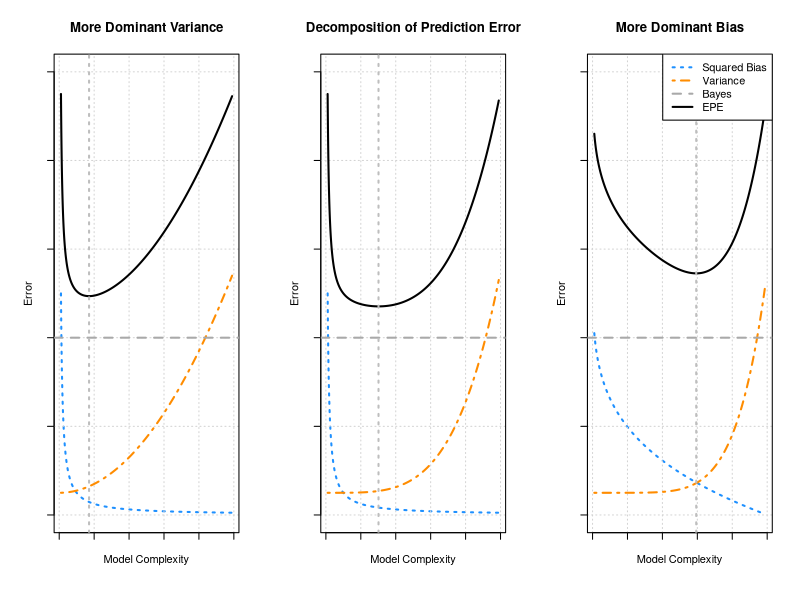
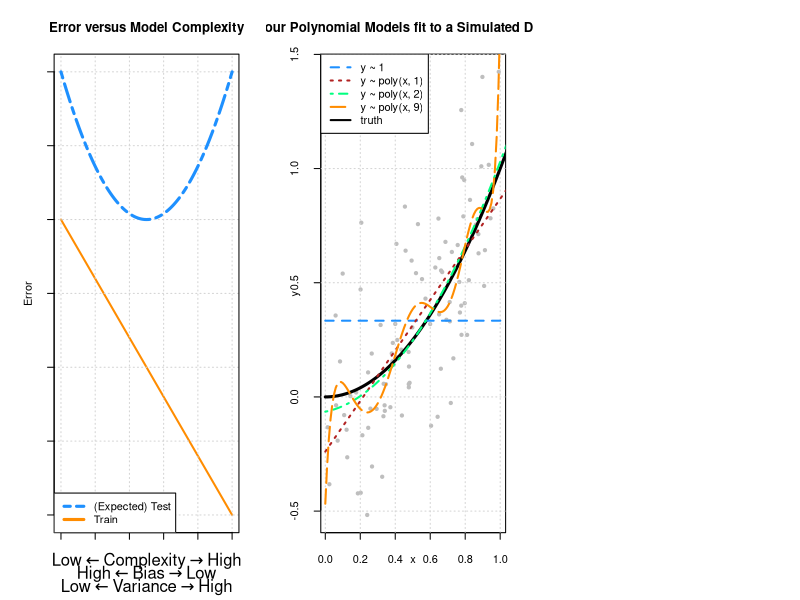
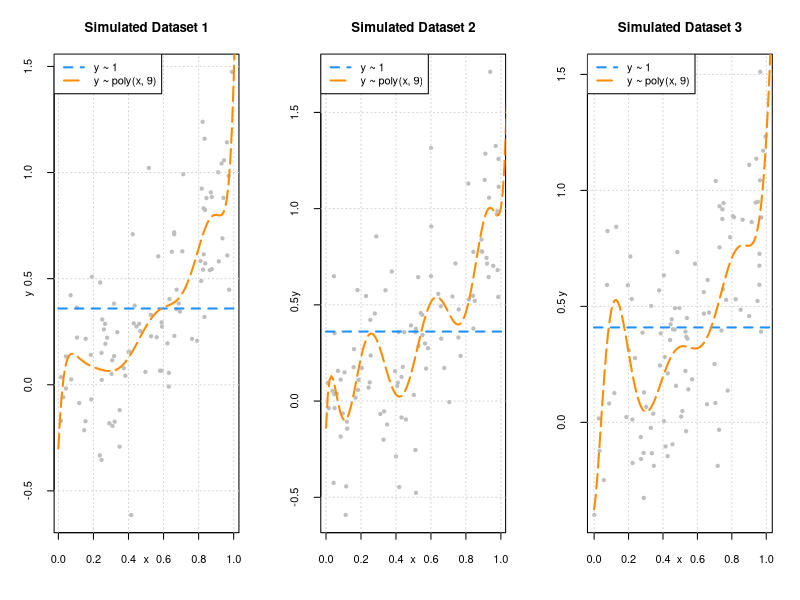

Source code (R) for these figures, in order:
## ---- chunk 1
x = seq(0.01, 0.99, length.out = 1000)

par(mfrow = c(1, 3))
par(mgp = c(1.5, 1.5, 0))
## ---- chunk 2
b = 0.05 / x
v = 5 * x ^ 2 + 0.5
bayes = 4
epe = b + v + bayes

plot(x, b, type = "l", ylim = c(0, 10), col = "dodgerblue", lwd = 2, lty = 3,
     xlab = "Model Complexity", ylab = "Error", axes = FALSE,
     main = "More Dominant Variance")
axis(1, labels = FALSE)
axis(2, labels = FALSE)
grid()
box()
lines(x, v, col = "darkorange", lwd = 2, lty = 4)
lines(x, epe, col = "black", lwd = 2)
abline(h = bayes, lty = 2, lwd = 2, col = "darkgrey")
abline(v = x[which.min(epe)], col = "grey", lty = 3, lwd = 2)

## ---- chunk 3
b = 0.05 / x
v = 5 * x ^ 4 + 0.5
bayes = 4
epe = b + v + bayes

plot(x, b, type = "l", ylim = c(0, 10), col = "dodgerblue", lwd = 2, lty = 3,
     xlab = "Model Complexity", ylab = "Error", axes = FALSE,
     main = "Decomposition of Prediction Error")
axis(1, labels = FALSE)
axis(2, labels = FALSE)
grid()
box()
lines(x, v, col = "darkorange", lwd = 2, lty = 4)
lines(x, epe, col = "black", lwd = 2)
abline(h = bayes, lty = 2, lwd = 2, col = "darkgrey")
abline(v = x[which.min(epe)], col = "grey", lty = 3, lwd = 2)

## ---- chunk 4
b = 6 - 6 * x ^ (1 / 4)
v = 5 * x ^ 6 + 0.5
bayes = 4
epe = b + v + bayes

plot(x, b, type = "l", ylim = c(0, 10), col = "dodgerblue", lwd = 2, lty = 3,
     xlab = "Model Complexity", ylab = "Error", axes = FALSE,
     main = "More Dominant Bias")
axis(1, labels = FALSE)
axis(2, labels = FALSE)
grid()
box()
lines(x, v, col = "darkorange", lwd = 2, lty = 4)
lines(x, epe, col = "black", lwd = 2)
abline(h = bayes, lty = 2, lwd = 2, col = "darkgrey")
abline(v = x[which.min(epe)], col = "grey", lty = 3, lwd = 2)
legend("topright", c("Squared Bias", "Variance", "Bayes", "EPE"), lty = c(3, 4, 2, 1),
       col = c("dodgerblue", "darkorange", "darkgrey", "black"), lwd = 2)
## ---- chunk 5
x = seq(0, 100, by = 0.001)
f = function(x) {
  ((x - 50) / 50) ^ 2 + 2
}
g = function(x) {
  1 - ((x - 50) / 50)
}

par(mgp = c(1.5, 1.5, 0)) 
plot(x, g(x), ylim = c(0, 3), type = "l", lwd = 2,
     ylab = "Error", xlab = "",
     main = "Error versus Model Complexity", col = "darkorange", 
     axes = FALSE)
grid()
axis(1, labels = FALSE)
axis(2, labels = FALSE)
box()
ylabels = list(bquote("Low" %<-% "Complexity" %->% "High"), 
               bquote("High" %<-% "Bias" %->% "Low"),
               bquote("Low" %<-% "Variance" %->% "High"))
mtext(do.call(expression, ylabels), side = 1, line = 2:4)
curve(f, lty = 6, col = "dodgerblue", lwd = 3, add = TRUE)
legend("bottomleft", c("(Expected) Test", "Train"), lty = c(6, 1), lwd = 3,
       col = c("dodgerblue", "darkorange"))
## ---- chunk 6
f = function(x) {
  x ^ 2
}
## ---- chunk 7
get_sim_data = function(f, sample_size = 100) {
  x = runif(n = sample_size, min = 0, max = 1)
  y = rnorm(n = sample_size, mean = f(x), sd = 0.3)
  data.frame(x, y)
}
## ---- chunk 8
# TODO: colors like this...
# \color{blue}{\texttt{predict(fit0, x)}}
# trick is getting it to render in both html and pdf
## ---- chunk 9
set.seed(1)
sim_data = get_sim_data(f)
## ---- chunk 10
fit_0 = lm(y ~ 1,                   data = sim_data)
fit_1 = lm(y ~ poly(x, degree = 1), data = sim_data)
fit_2 = lm(y ~ poly(x, degree = 2), data = sim_data)
fit_9 = lm(y ~ poly(x, degree = 9), data = sim_data)
## ---- chunk 11
set.seed(42)
plot(y ~ x, data = sim_data, col = "grey", pch = 20,
     main = "Four Polynomial Models fit to a Simulated Dataset")
grid()
grid = seq(from = 0, to = 2, by = 0.01)
lines(grid, f(grid), col = "black", lwd = 3)
lines(grid, predict(fit_0, newdata = data.frame(x = grid)), col = "dodgerblue",  lwd = 2, lty = 2)
lines(grid, predict(fit_1, newdata = data.frame(x = grid)), col = "firebrick",   lwd = 2, lty = 3)
lines(grid, predict(fit_2, newdata = data.frame(x = grid)), col = "springgreen", lwd = 2, lty = 4)
lines(grid, predict(fit_9, newdata = data.frame(x = grid)), col = "darkorange",  lwd = 2, lty = 5)

legend("topleft", 
       c("y ~ 1", "y ~ poly(x, 1)", "y ~ poly(x, 2)",  "y ~ poly(x, 9)", "truth"), 
       col = c("dodgerblue", "firebrick", "springgreen", "darkorange", "black"), lty = c(2, 3, 4, 5, 1), lwd = 2)
## ---- chunk 12
par(mfrow = c(1, 3))

# if you're reading this code
# it's BAD! don't use it. (or clean it up)
# also, note to self: clean up this code!!!

set.seed(430)
sim_data_1 = get_sim_data(f)
sim_data_2 = get_sim_data(f)
sim_data_3 = get_sim_data(f)
fit_0_1 = lm(y ~ 1, data = sim_data_1)
fit_0_2 = lm(y ~ 1, data = sim_data_2)
fit_0_3 = lm(y ~ 1, data = sim_data_3)
fit_9_1 = lm(y ~ poly(x, degree = 9), data = sim_data_1)
fit_9_2 = lm(y ~ poly(x, degree = 9), data = sim_data_2)
fit_9_3 = lm(y ~ poly(x, degree = 9), data = sim_data_3)

## ---- chunk 13
plot(y ~ x, data = sim_data_1, col = "grey", pch = 20, main = "Simulated Dataset 1")
grid()
grid = seq(from = 0, to = 2, by = 0.01)
lines(grid, predict(fit_0_1, newdata = data.frame(x = grid)), col = "dodgerblue", lwd = 2, lty = 2)
lines(grid, predict(fit_9_1, newdata = data.frame(x = grid)), col = "darkorange", lwd = 2, lty = 5)
legend("topleft", c("y ~ 1", "y ~ poly(x, 9)"), col = c("dodgerblue", "darkorange"), lty = c(2, 5), lwd = 2)

## ---- chunk 14
plot(y ~ x, data = sim_data_2, col = "grey", pch = 20, main = "Simulated Dataset 2")
grid()
grid = seq(from = 0, to = 2, by = 0.01)
lines(grid, predict(fit_0_2, newdata = data.frame(x = grid)), col = "dodgerblue", lwd = 2, lty = 2)
lines(grid, predict(fit_9_2, newdata = data.frame(x = grid)), col = "darkorange", lwd = 2, lty = 5)
legend("topleft", c("y ~ 1", "y ~ poly(x, 9)"), col = c("dodgerblue", "darkorange"), lty = c(2, 5), lwd = 2)
## ---- chunk 15
plot(y ~ x, data = sim_data_3, col = "grey", pch = 20, main = "Simulated Dataset 3")
grid()
grid = seq(from = 0, to = 2, by = 0.01)
lines(grid, predict(fit_0_3, newdata = data.frame(x = grid)), col = "dodgerblue", lwd = 2, lty = 2)
lines(grid, predict(fit_9_3, newdata = data.frame(x = grid)), col = "darkorange", lwd = 2, lty = 5)
legend("topleft", c("y ~ 1", "y ~ poly(x, 9)"), col = c("dodgerblue", "darkorange"), lty = c(2, 5), lwd = 2)
